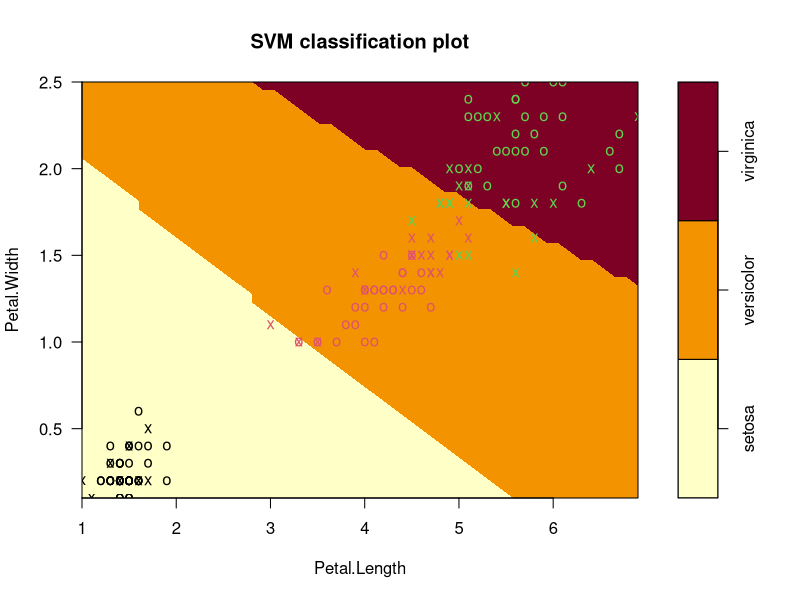
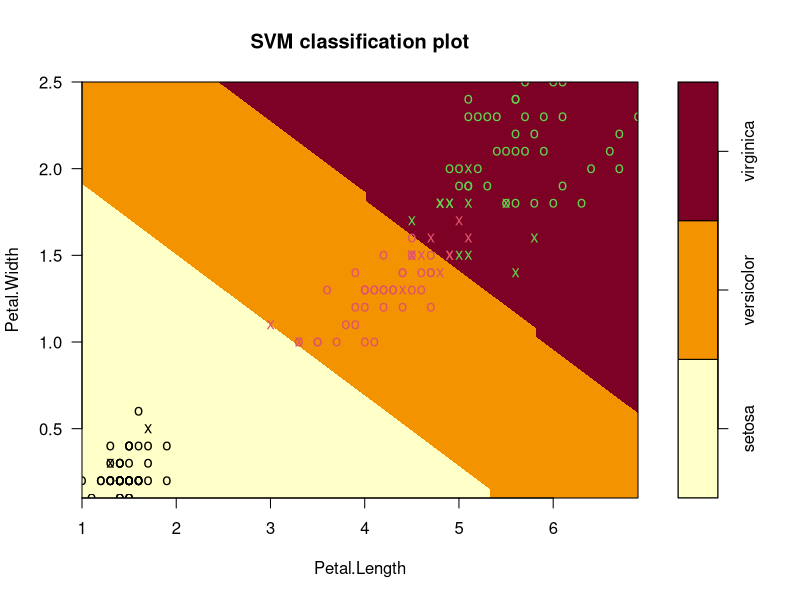
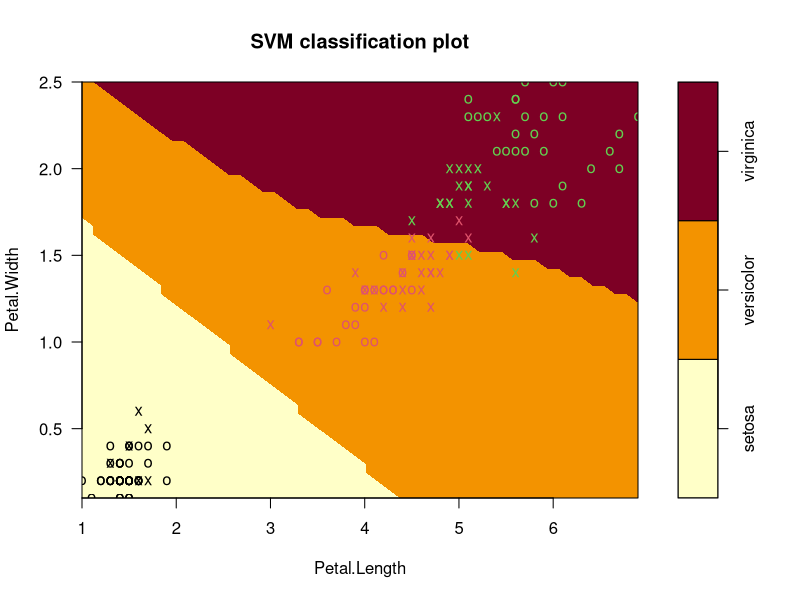

These charts were generated, in order, by the following R code:
## ---- chunk 1
data("iris")
head(iris)
str(iris)
library(ggplot2)
library(e1071)

svm_model1 <- svm(Species~., data= iris)
summary(svm_model1)
plot(svm_model1, data = iris, Petal.Width~Petal.Length, slice = list(Sepal.Width = 3, Sepal.Length=4))
pred1 <- predict(svm_model1,iris)
table1 <- table(Predicted = pred1, Actual = iris$Species)
table1

Model1_accuracyRate = sum(diag(table1))/sum(table1)
Model1_accuracyRate
Model1_MissClassificationRate = 1 - Model1_accuracyRate
Model1_MissClassificationRate

svm_model2 <- svm(Species~.,data = iris, kernel = "linear")
summary(svm_model2)

plot(svm_model2, data = iris, Petal.Width~Petal.Length, slice = list(Sepal.Width = 3, Sepal.Length = 4))

pred2 <- predict(svm_model2, iris)
table2 <- table(Predicted = pred2, Actual = iris$Species)
table2

Model2_accuracyRate = sum(diag(table2))/sum(table2)
Model2_accuracyRate
Model2_MissClassificationRate = 1-Model2_accuracyRate
Model2_MissClassificationRate

svm_model3 <- svm(Species~.,data = iris, kernel = "polynomial")
summary(svm_model2)

plot(svm_model3, data = iris, Petal.Width~Petal.Length, slice = list(Sepal.Width = 3, Sepal.Length = 4))

pred3 <- predict(svm_model3, iris)
table3 <- table(Predicted = pred3, Actual = iris$Species)
table3

Model3_accuracyRate = sum(diag(table3))/sum(table3)
Model3_accuracyRate
Model3_MissClassificationRate = 1-Model3_accuracyRate
Model3_MissClassificationRate
